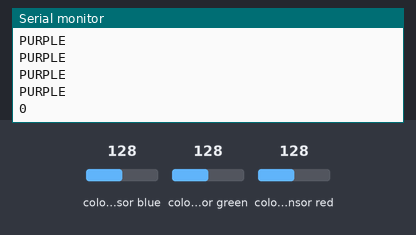
Bench run of a sketch on a simulated Arduino Uno, built with avr-gcc and run on an emulated ATmega328P. Parts: the last lines printed to the serial monitor. Inputs (shaded band) come from the test bench; at power-on: colour sensor blue 128, colour sensor green 128, colour sensor red 128.

Above: at 1.5 s.
1.6 s: colour sensor blue set to 5
At 1.81 s:
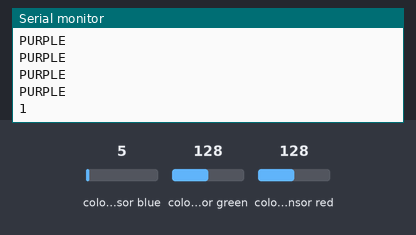
3.1 s: colour sensor green set to 5
At 3.34 s:
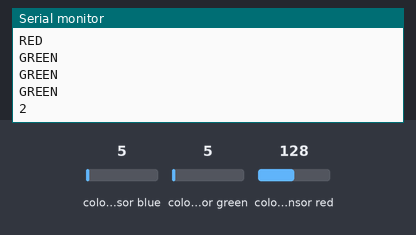
4.9 s: colour sensor blue set to 128
At 5.12 s:
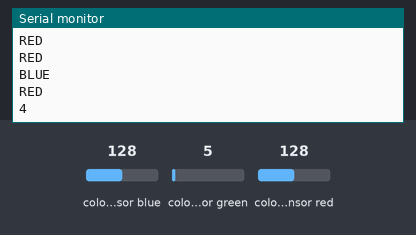
6.4 s: colour sensor red set to 191
At 6.64 s:
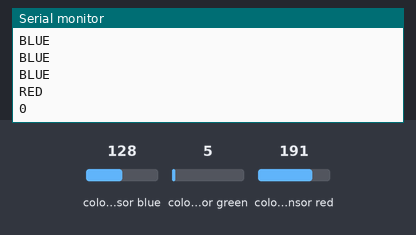
9.4 s: colour sensor red set to 5
At 9.44 s:
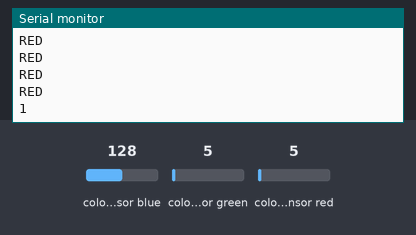
Timing chart, 0 to 12.4 s (numbered marks = the images above; inputs shaded):
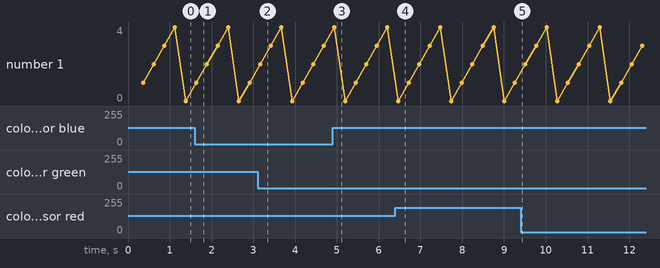

Measured:
- after the input at 1.6 s, the serial monitor: prints a new line at once (image 1)
- after the input at 3.1 s, the serial monitor: prints a new line after 0.06 s (image 2)
- after the input at 4.9 s, the serial monitor: prints a new line at once (image 3)
- after the input at 6.4 s, the serial monitor: prints a new line after 0.06 s (image 4)

The sketch:

COLOR_SENSOR_CODE.ino
```cpp
//DO NOT USE, This code has been merged with TRANSMISSION_CODE.ino Final version can be found at TRANSMISSION_CODE_FINAL.ino
//check the serial monitor for the color it identifies use the same BAND number!!
//you need to download the library adafruit from the arduino ide
#include <Wire.h>
#include "Adafruit_TCS34725.h"

Adafruit_TCS34725 tcs(TCS34725_INTEGRATIONTIME_50MS, TCS34725_GAIN_4X);

enum Color { RED, GREEN, BLUE, PURPLE, UNKNOWN };
const int confidenceValue = 5;
Color colorRecord[confidenceValue];
Color colorDetected;
int cycle = 0;

Color classify(uint16_t r, uint16_t g, uint16_t b, uint16_t c) {
  if (c < 50) return UNKNOWN;

  float rn = (float)r / c;
  float gn = (float)g / c;
  float bn = (float)b / c;

  // i put purple first to try to get it to recognize purple before blue
  //try changing the bn, rn & gn to identify purple better
  //BUT be careful with not getting it confused with blue

 /*James say hello but patty kill sammy
 This work by bn gn and rn being the color divided by c which is the brightness
 so the threshold of purple is all being .3 since purple is very potent in all
 color next is the main color is higher then the other so for it to register as
 green gn has to be higher then bn and rn the same for the other colors
 it makes sense right green would have more green then blue and red
 and red would have more red then green and red
 ** I got rid of the +.10 for them since sometimes they might be similar */

  if (bn > 0.3 && rn > 0.3 && gn > 0.3) return PURPLE ;

  else if (gn > 0.35 && gn >= rn  && gn >= bn) return GREEN;

  else if (bn >= 0.35 && bn >= rn && bn >= gn) return BLUE;

  else if (rn > 0.35 && rn >= gn  && rn >= bn ) return RED;

  else return UNKNOWN;
}

const char* colorName(Color c) {
  switch (c) {
    case RED: return "RED";
    case GREEN: return "GREEN";
    case BLUE: return "BLUE";
    case PURPLE: return "PURPLE";
    default: return "UNKNOWN";
  }
}

boolean confirmColor(Color colorRecord[], Color detectedColor) {
  //If we have recorded the color the amount of times equal to the confidence value,
  //loop through the color record and check if all colors in the color record are
  //the same. If they are, then the color is confirmed.
  Color previousColor = detectedColor;
  //We cycle the amount of times as the confidenceValue i.e. length of the colorRecord.
  for(int i = 0; i < confidenceValue; i++){
    if((colorRecord[i] == previousColor) && (previousColor != UNKNOWN)){
      previousColor = colorRecord[i];
      //Are we at the end of the array?
      if(i == confidenceValue - 1){
        //Color confirmed.
        return true;
      }
    }
    else {
      return false;
    }
  }
  return false;
}

void setup() {
  Serial.begin(115200);
  delay(300);

  if (!tcs.begin()) {
    Serial.println("TCS34725 not found.");
    while (1) delay(10);
  }

  Serial.println("TCS34725 ready.");
}

void loop() {
  uint16_t r, g, b, c;
  tcs.getRawData(&r, &g, &b, &c);

  Color col = classify(r, g, b, c);

  float rn = (c ? (float)r / c : 0);
  float gn = (c ? (float)g / c : 0);
  float bn = (c ? (float)b / c : 0);

  Serial.print("Raw R:"); Serial.print(r);
  Serial.print(" G:"); Serial.print(g);
  Serial.print(" B:"); Serial.print(b);
  Serial.print(" C:"); Serial.print(c);

  Serial.print(" | rn="); Serial.print(rn, 3);
  Serial.print(" gn="); Serial.print(gn, 3);
  Serial.print(" bn="); Serial.print(bn, 3);

  Serial.print(" -> ");
  Serial.println(colorName(col));

  //Record the color detected
  colorRecord[cycle] = col;

  if(cycle == confidenceValue - 1){
    Serial.println("Cycle has reached 4");
    if(confirmColor(colorRecord, col)){
      Serial.print("CONFIRMED COLOR:"); Serial.println(colorName(colorRecord[0]));
    }
    cycle = 0;
  }
  else{
    cycle++;
  }

  for(int i = 0; i < confidenceValue; i++){
    Serial.println(colorName(colorRecord[i]));
  }

  Serial.println(cycle);

  delay(200);
}
```
